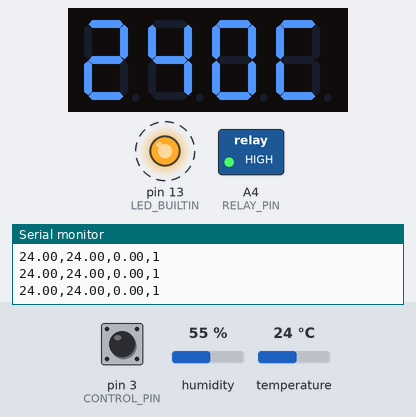
The program below on a simulated Arduino Nano, built with avr-gcc and run on an emulated ATmega328P. Shown: 4-digit seven-segment display, switched loads named in the program (green lamp = pin HIGH), output pins drawn as LEDs (lit = HIGH), the last lines printed to the serial monitor. Dashed ring = blinking. The test bench sets the inputs (shaded band); at power-on: temperature 24 °C, pin 3 (CONTROL_PIN) HIGH, humidity 55 %.

Above: at 2.77 s.
3.3 s: temperature set to 22 °C
At 4.44 s:
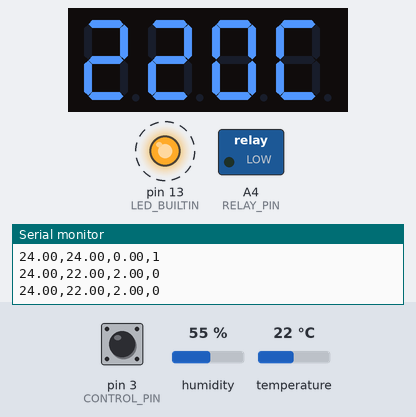
6.3 s: temperature set to 12 °C
At 8.62 s:
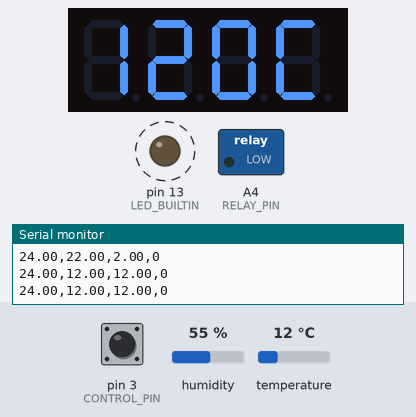
9.8 s: temperature set to 19 °C
At 10.57 s:
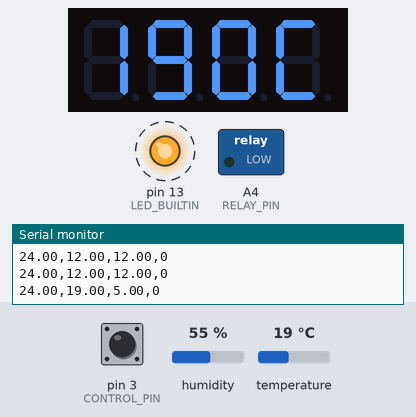
Timing chart, 0 to 17.9 s (numbered marks = the images above; inputs shaded):
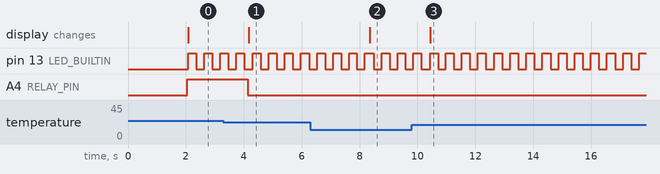

Measured:
- the behaviour switches between 24 and 23 °C on temperature (found by bisection; images 0 and 1)
- after the input at 3.3 s, A4 (RELAY_PIN): HIGH → LOW after 0.83 s; the display: changes after 0.87 s (image 1)
- after the input at 6.3 s, the display: changes after 2.0 s (image 2)
- after the input at 9.8 s, the display: changes after 0.64 s (image 3)
- by itself, pin 13 (LED_BUILTIN): alternates HIGH for 0.28 s and LOW for 0.28 s

The program:

main.cpp
```cpp
#include <Arduino.h>
#include "config.h"
#include <Streaming.h>
#include <blink.h>

// Librerías del Sensor
#include <DHT.h>

// Librería del display
#include <TM1637Display.h>

void rutinaDeControl(unsigned long interval);
bool controlBangBangSinHisteresis(float setpoint, float temp);
bool controlBangBangConHisteresis(float setpoint, float temp,float emax);
void displayTemp(float temp);

// Sensor
DHT dht(DHT_PIN, DHT_TYPE);

// PIN LED
blink parpadeo(LED_BUILTIN);

// Display
TM1637Display display(DISP_CLK, DISP_DIO);

void setup() {
  delay(2000);
  Serial.begin(BAUDRATE);
  Serial << SEPARADOR << CR;
  Serial << NAME << COMP << __DATE__ << F(", ") << __TIME__ << CR;
  Serial << SEPARADOR << CR << INSTRUCCIONES;
  Serial << F("Setpoint: ") << setpoint << F("°C\n");
  Serial << F("Histeresis: ") << emax << F("°C\n");
  Serial <<F("control sin hist: parp rápido. control con hist. parpadeo lento\n");
  parpadeo.init();
  pinMode(RELAY_PIN,OUTPUT);
  pinMode(CONTROL_PIN,INPUT_PULLUP);
  dht.begin();
  display.setBrightness(0x0f);


}

void loop()
{
  rutinaDeControl(2000);
  digitalRead(CONTROL_PIN)? parpadeo.update(250) : parpadeo.update(500);
  // control sin hist: parp rápido. control con hist. parpadeo lento.
  delay(100);
}


bool controlBangBangSinHisteresis(float setpoint, float temp)
{
  bool accion = false;
  setpoint - temp > 0? accion =  false: accion = true;
  return accion;

}

bool controlBangBangConHisteresis(float setpoint, float temp,float emax)
{
  float e = setpoint - temp;
  static bool accion = false;
  // El controlador solo cambia de estado fuera de los límites de la banda de paso
  if (abs(e) > emax) e >= emax? accion = false: accion = true;
  return accion;


}

// función que devuelve la temperatura
void rutinaDeControl(unsigned long interval)
{
  // TEMPORIZACIÓN

  float temp = 0;
  bool accionDeControl = false;
	static unsigned long previousMillis = 0;        // will store last time LED was updated
	//const long interval = 1000;           // interval at which to blink (milliseconds)
	unsigned long currentMillis = millis();
	//static bool estadoPin=false;
	// TEMPORIZACIÓN
	if(currentMillis - previousMillis > interval)
	{


     // Lectura de temperatura
     temp = dht.readTemperature();


     // Cálculo de la Ley de control
     if (digitalRead(CONTROL_PIN))
     {
       accionDeControl = controlBangBangSinHisteresis(setpoint,temp);
     }
     else
     {
       accionDeControl = controlBangBangConHisteresis(setpoint, temp, emax);
     }

     // Ejecución
     digitalWrite(RELAY_PIN,accionDeControl);

     // Extra: Mostrar temperatura en display
     displayTemp(temp);
     // Extra: Datos por serial
     Serial << setpoint << (",") << temp << (",") << setpoint-temp << (",") << accionDeControl << CR;
  }

}

void displayTemp(float temp)
{
  //Serial << _FLOAT(temp,2) << CR;
     if (temp != NAN)
     {
       display.showNumberDec(temp * 10,false,3,0);
       display.setSegments(C,3,3);

     }

}
```

blink.cpp
```cpp
#include "blink.h"

blink::blink(int pin)
{
	this->pin=pin;
	init();
}

void blink::init()
{
	pinMode(pin,OUTPUT);
}

void blink::update(unsigned long interval)
{
	static unsigned long previousMillis = 0;        // will store last time LED was updated
	//const long interval = 1000;           // interval at which to blink (milliseconds)
	unsigned long currentMillis = millis();
	static bool estadoPin=false;

	if(currentMillis - previousMillis > interval)
	{
		previousMillis = currentMillis;
		estadoPin==false? estadoPin=true : estadoPin=false;
		digitalWrite(pin, estadoPin);
	}

}
```

blink.h
```cpp
#ifndef BLINK_H
#define BLINK_H

#include <Arduino.h>

class blink
{
    private:
        int pin;
        unsigned long interval;
    public:
    blink(int pin);
    void init();
    void update(unsigned long interval);

};

#endif
```

config.h
```cpp
#include <TM1637Display.h>

// strings
#define NAME F("Control de Temperatura tipo On Off\n")
#define COMP F("Fecha y hora de Comp: ")
#define INSTRUCCIONES F("Calentar el sensor hasta que el relay active el cooler\n")
#define SEPARADOR F("------------------------------------")
#define TAB F("\t")
#define CR F("\n")

// setPoint
float setpoint = 24.0; // [°C]
float emax = 0.5;    // [°C]

// velocidad de UART
const long BAUDRATE = 115200;

// configuración del sensor DHT 11
const int DHT_PIN = A5;
#define DHT_TYPE    DHT11     // DHT 11

// Pin Relay
const int RELAY_PIN = A4;

// Pin Selectot de ley de control
const int CONTROL_PIN = 3;

// configuración del display
const int DISP_CLK = A2;
const int DISP_DIO = A3;
const uint8_t C[] = {
  //SEG_B | SEG_A | SEG_F | SEG_G,
  SEG_A | SEG_D | SEG_E | SEG_F
  };
```
